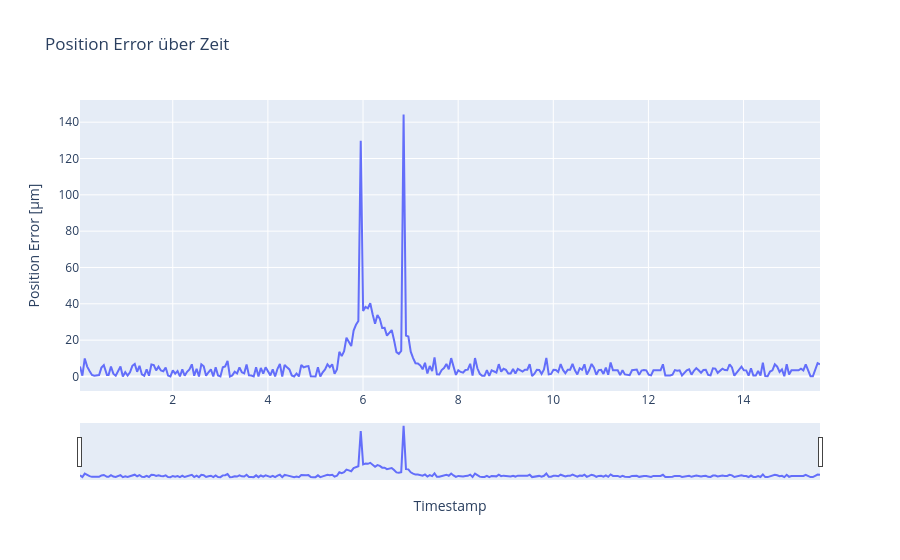

Notebook source saved alongside this figure:
### Code cell
act_j, com_j, timestamps = get_arrays()
pos_err, rpy_act, rpy_com = get_errors(act_j, com_j)

# 1) DataFrame anlegen
df = pd.DataFrame({
    'timestamp': timestamps,
    'error_um': pos_err
})

# 2) Interaktiven Linienplot
fig = px.line(
    df,
    x='timestamp',
    y='error_um',
    title="Position Error über Zeit",
    labels={
        'timestamp': 'Timestamp',
        'error_um': 'Position Error [µm]'
    }
)

# 3) Achsen-Datumsformat nach Wunsch
fig.update_xaxes(
    tickformat="%H:%M:%S\n%d-%m-%Y",
    rangeslider_visible=True     # kleiner Slider unten für grobes Zoomen
)

fig.show()

### Figure 1 — Plotly figure (JSON) as saved in the notebook; plotly's stock layout.template omitted (floating-point values rounded to 4 significant figures; data arrays with more than 128 entries replaced by an {"elided": "..."} marker saying what was removed)
{"data": [{"hovertemplate": "Timestamp=%{x}<br>Position Error [µm]=%{y}<extra></extra>", "legendgroup": "", "line": {"color": "#636efa", "dash": "solid"}, "marker": {"symbol": "circle"}, "mode": "lines", "name": "", "orientation": "v", "showlegend": false, "type": "scatter", "x": {"elided": "312 float values"}, "xaxis": "x", "y": {"elided": "312 float values"}, "yaxis": "y"}], "layout": {"legend": {"tracegroupgap": 0}, "title": {"text": "Position Error über Zeit"}, "xaxis": {"anchor": "y", "domain": [0, 1], "rangeslider": {"visible": true}, "tickformat": "%H:%M:%S\n%d-%m-%Y", "title": {"text": "Timestamp"}}, "yaxis": {"anchor": "x", "domain": [0, 1], "title": {"text": "Position Error [µm]"}}}}
